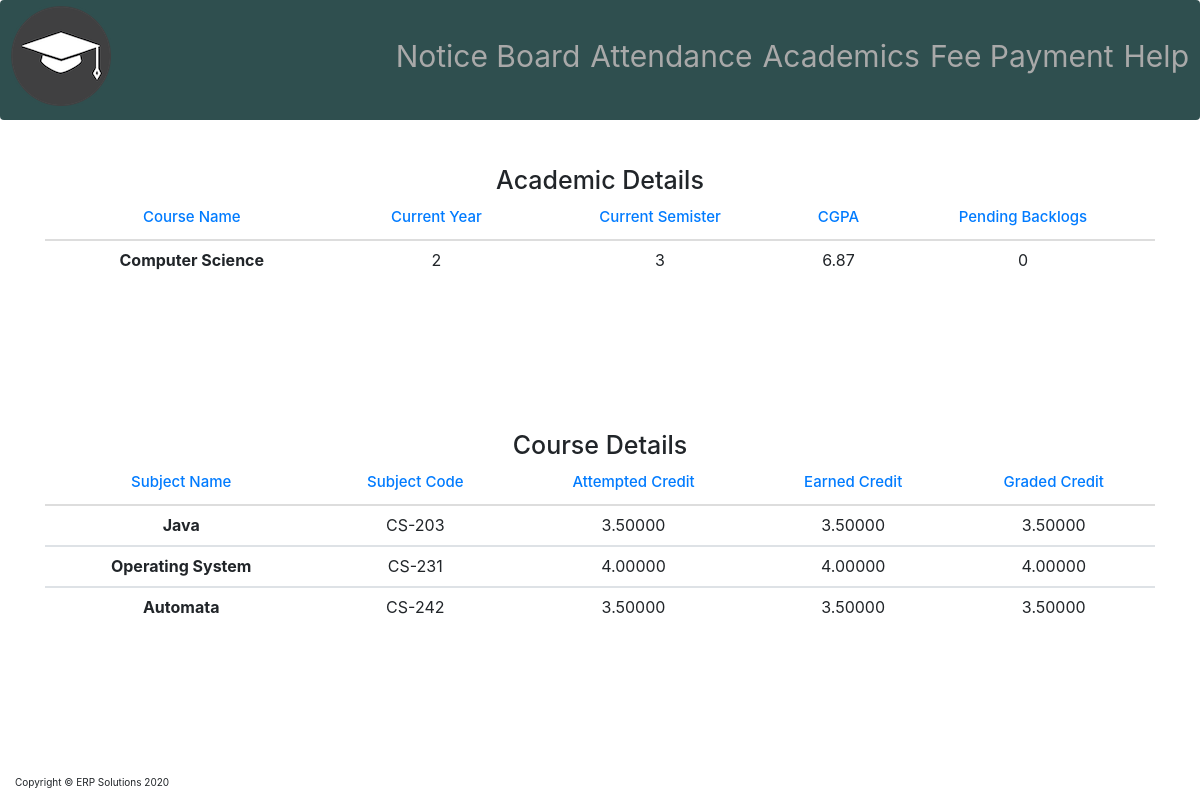
The app's page /academics.php (signed in) with its own data.
### tables this page shows
CREATE TABLE `Academic_Details` (
  `EnrollmentNo` int(11) NOT NULL,
  `Course_Name` varchar(25) NOT NULL,
  `OngoingYear` tinyint(4) NOT NULL,
  `OngoingSemester` tinyint(4) NOT NULL,
  `Overall_CGPA` decimal(4,2) NOT NULL,
  `Current_CGPA` decimal(4,2) NOT NULL,
  `Backlogs` tinyint(4) NOT NULL
);

CREATE TABLE `SubjectDetails` (
  `Subject_Code` varchar(10) NOT NULL,
  `Subject_Name` varchar(30) NOT NULL,
  `Attempted_Credit` decimal(6,5) NOT NULL,
  `Earned_Credit` decimal(6,5) NOT NULL,
  `Graded_Credit` decimal(6,5) NOT NULL
);

### academics.php (the view, shortened to what this page needs)
<?php require_once('config.php'); ?>
<?php
   if(isset($_SESSION['login_user'])) {
    $EnrollmentNo = $_SESSION['login_user'];
}
?>
<?php
    include "header.php";?>
      <?php include "navbar.php"; ?>
      <div class="container text-center">
     <table class="table text-center">
        <h1 style="margin-top: 150px;">Academic Details</h1>
   <thead>
    <tr class="text-primary">
      <th scope="col"><h4>Course Name</h4></th>
      <th scope="col"><h4>Current Year</th>
      <th scope="col"><h4>Current Semister</th>
      <th scope="col"><h4>CGPA</h4></th>
      <th scope="col"><h4>Pending Backlogs</h4></th>
    </tr>
  </thead>
  <?php
$query = "SELECT * FROM Academic_Details WHERE EnrollmentNo = '{$EnrollmentNo}' ";
$select_user_profile_query = mysqli_query($connection, $query);
  while($data = mysqli_fetch_array($select_user_profile_query)){
     ?>
<tbody>
<tr>
<th scope="row"><?php echo $data['Course_Name']; ?></th>
<td><?php echo $data['OngoingYear']; ?></td>
<td><?php echo $data['OngoingSemester']; ?></td>
<td><?php echo $data['Overall_CGPA']; ?></td>
<td><?php echo $data['Backlogs']; ?></td>
</tr>
</tbody>
<?php
         }
           ?>
</table>
<table class="table text-center">
<h1 style="margin-top: 150px;">Course Details</h1>
<thead>
    <tr class="text-primary">
      <th scope="col"><h4>Subject Name</h4></th>
      <th scope="col"><h4>Subject Code</th>
      <th scope="col"><h4>Attempted Credit</th>
      <th scope="col"><h4>Earned Credit</h4></th>
      <th scope="col"><h4>Graded Credit</h4></th>
    </tr>
  </thead>
  <?php
   $query1 = "SELECT * FROM AttendanceDetails WHERE EnrollmentNo = '{$EnrollmentNo}' ";
   $select_user_profile_query1 = mysqli_query($connection, $query1);
   while($data = mysqli_fetch_array($select_user_profile_query1)){
    $query2 = "SELECT * FROM SubjectDetails WHERE Subject_Name = '{$data['Subject_Name']}'";
    $select_user_profile_query2 = mysqli_query($connection, $query2);
    while($SubDetail = mysqli_fetch_array($select_user_profile_query2)){
     ?>
<tbody>
<tr>
<th scope="row"><?php echo $SubDetail['Subject_Name']; ?></th>
<td><?php echo $SubDetail['Subject_Code']; ?></td>
<td><?php echo $SubDetail['Attempted_Credit']; ?></td>
<td><?php echo $SubDetail['Earned_Credit']; ?></td>
<td><?php echo $SubDetail['Graded_Credit']; ?></td>
</tr>
</tbody>
     <?php
    }
  }
  ?>
</table>
        </div>
        <?php include "footnote.php"; ?>
<?php include "footer.php"; ?>

### header.php (shortened to what this page needs)
<!DOCTYPE html>
<html lang="en">
<head>
   <link rel="stylesheet" href="./assets/css/dash.css" type="text/css">
   <link rel="stylesheet" href="./assets/css/navbar.css" type="text/css">
   <link rel="stylesheet" href="https://maxcdn.bootstrapcdn.com/bootstrap/3.3.1/css/bootstrap.min.css">
   <link rel="stylesheet" href="https://stackpath.bootstrapcdn.com/bootstrap/4.5.0/css/bootstrap.min.css">
</head>
<body>

### navbar.php (shortened to what this page needs)
<?php require_once('config.php'); ?>
<?php include "header.php";?>
<nav class="navbar fixed-top">
     <div class="topbar">
       <a href="dashboard.php"><img src="./assets/images/majorProjectLogo.png"></a>
         <ul class="primary-nav">
           <?php
               $query = "SELECT * FROM categories";
               $select_all_categories_query = mysqli_query($connection,$query);                     $titles = array();
                 while($row = mysqli_fetch_assoc($select_all_categories_query))
                   {
                     $titles[]=$row['cat_title'];
                   }
                 foreach( $titles as $title)
                   {
                     if($title =='Fee Payment')
                       {
                         ?>
                           <li class="menu-item"><a href="Fee.php"><?php echo $title; ?></a></li>
                         <?php
                       }
                       else if($title=='Notice Board')
                         {
                           ?>
                             <li class="menu-item"><a href="NoticeBoard.php"><?php echo $title; ?></a></li>
                           <?php
                         }
                         else if($title=='Attendance')
                           {
                             ?>
                               <li class="menu-item"><a href="attendance.php"><?php echo $title; ?></a></li>
                              <?php
                           }
                         else if($title=='Academics')
                           {
                             ?>
                               <li><a href="academics.php"><?php echo $title; ?></a></li>
                             <?php
                           }
                         else if($title=='Help')
                           {
                             ?>
                               <li><a href="feedback.php"><?php echo $title; ?></a></li>
                             <?php
                           }
                         else
                           {
                             ?>
                               <li><a href="#"><?php echo $title; ?></a></li>
                             <?php
                           }
                     }
                ?>
             </ul>
        </div>
    </nav>
<?php include "footer.php"; ?>

### footer.php (shortened to what this page needs)
</body>
</html>

### footnote.php
<footer>
 <div class="col-lg-12 fixed-bottom position-fixed">
     <p>Copyright &copy; ERP Solutions 2020</p>
         </div>
</footer>

### assets/css/dash.css (style rules this page uses)
body { height:100% !important; padding:0 !important; margin:0 !important; }

### assets/css/navbar.css (style rules this page uses)
.navbar { display: flex; height: 120px !important; background-color: #2f4f4f; border-radius: 0px; }
.navbar .topbar { width: 100%; padding: 0; display: flex; justify-content: space-between; margin: 0 auto; overflow: hidden; }
.navbar .topbar .primary-nav { display: -webkit-flex !important; display: flex; list-style: none; font-size: 30px; padding:0 !important; line-height:100px; color: white; }
.navbar .topbar .primary-nav a { color: darkgrey; margin-left: 10px; display: block; }

### records on screen
academic_details: Course_Name "Computer Science", OngoingYear "2", OngoingSemester "3", Overall_CGPA "6.87", Backlogs "0"
subjectdetails: Subject_Name "Java", Subject_Code "CS-203", Attempted_Credit "3.50000", Earned_Credit "3.50000", Graded_Credit "3.50000"
subjectdetails: Subject_Name "Operating System", Subject_Code "CS-231", Attempted_Credit "4.00000", Earned_Credit "4.00000", Graded_Credit "4.00000"
subjectdetails: Subject_Name "Automata", Subject_Code "CS-242", Attempted_Credit "3.50000", Earned_Credit "3.50000", Graded_Credit "3.50000"

### other values on screen
$title "Notice Board"
$title "Attendance"
$title "Academics"
$title "Fee Payment"
$title "Help"
